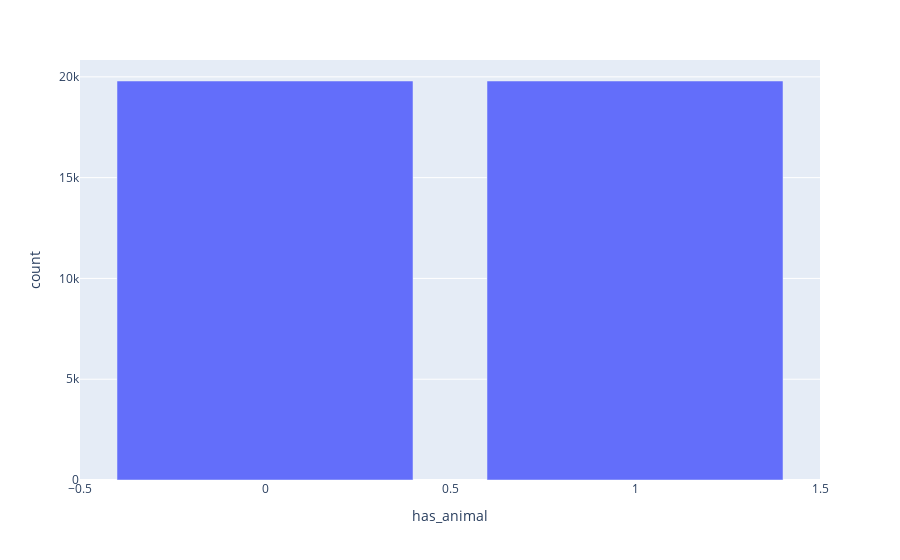

Write notebook code for a chart like this one.
### Code cell
df_temp=df_balenced.groupby(["has_animal"]).size().reset_index(name="count")
px.bar(df_temp, x="has_animal", y="count")

### Figure 1 — Plotly figure (JSON) as saved in the notebook; plotly's stock layout.template omitted (floating-point values rounded to 4 significant figures)
{"data": [{"hovertemplate": "has_animal=%{x}<br>count=%{y}<extra></extra>", "legendgroup": "", "marker": {"color": "#636efa", "pattern": {"shape": ""}}, "name": "", "orientation": "v", "showlegend": false, "textposition": "auto", "type": "bar", "x": [0, 1], "xaxis": "x", "y": [19794, 19794], "yaxis": "y"}], "layout": {"barmode": "relative", "legend": {"tracegroupgap": 0}, "margin": {"t": 60}, "xaxis": {"anchor": "y", "domain": [0, 1], "title": {"text": "has_animal"}}, "yaxis": {"anchor": "x", "domain": [0, 1], "title": {"text": "count"}}}}
